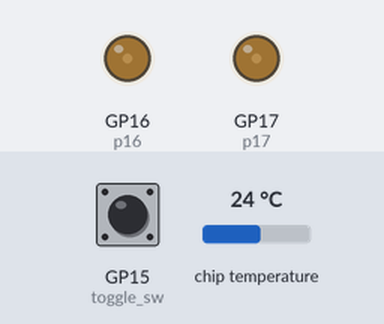
Simulated run of this program. Board: Raspberry Pi Pico running MicroPython. On the bench: output pins drawn as LEDs (lit = HIGH). The test bench sets the inputs (shaded band); at power-on: chip temperature 24 °C, GP15 (toggle_sw) LOW. What the program prints to the serial console is not drawn.

Above: at 1.2 s.
1.3 s: chip temperature set to 22 °C
At 2.5 s:
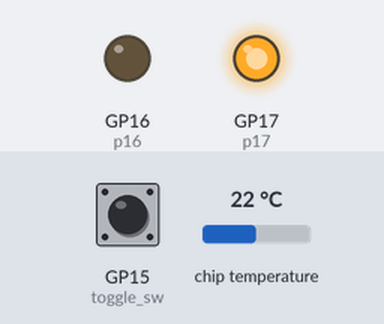
2.8 s: chip temperature set to 34 °C
At 3.8 s:
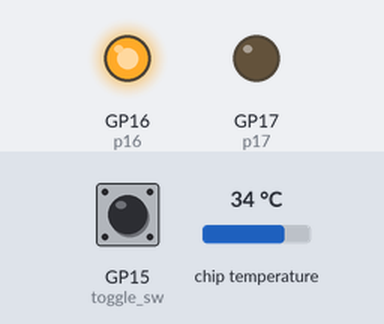
4.3 s: chip temperature set to 30 °C
At 5.0 s:
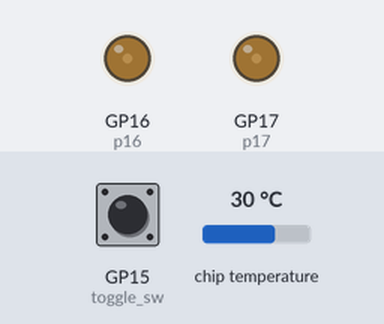
5.8 s: chip temperature set to 1 °C
At 6.2 s:
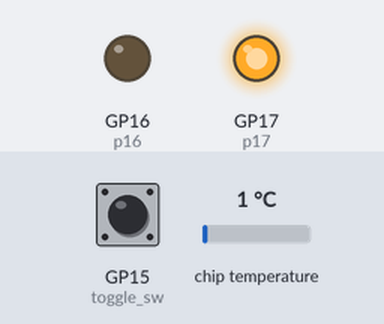
Timing chart, 0 to 8.3 s (numbered marks = the images above; inputs shaded):
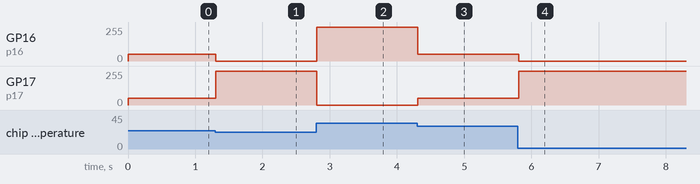

Measured:
- the behaviour switches between 24 and 23 °C on chip temperature (found by bisection; images 0 and 1)
- the behaviour switches between 32 and 31 °C on chip temperature (found by bisection; images 2 and 3)
- after the input at 1.3 s, GP16 (p16): 50/255 → 0/255 at once; GP17 (p17): 50/255 → 255/255 at once
- after the input at 2.8 s, GP16 (p16): 0/255 → 255/255 at once; GP17 (p17): 255/255 → 0/255 at once
- after the input at 4.3 s, GP16 (p16): 255/255 → 50/255 at once; GP17 (p17): 0/255 → 50/255 at once
- after the input at 5.8 s, GP16 (p16): 50/255 → 0/255 at once; GP17 (p17): 50/255 → 255/255 at once

The program:

main.py
```python
#### TEMPERATURE LAMP MAIN CODE

from machine import Pin, PWM, ADC
from utime import sleep

#if kat needs to go outside to water her garden and pull weeds, there is an override switch
#use interrupts :) if switch is OFF, program runs as intended, if switch is ON,
#use interrupt handler until switch is back ON
def toggle_toggled(pin):
    global toggle_sw_state
    toggle_sw.irq(handler=None)
    sleep(.1)

    if (toggle_sw.value() == 1) and (toggle_sw_state == 0):
        toggle_sw_state = 1 #switch ON

    elif (toggle_sw.value() == 0) and (toggle_sw_state == 1):
        while toggle_sw.value() == 0: #while the switch is in the OFF position
            toggle_sw_state = 0 #switch OFF
            pwm17.duty_u16(65535)
            pwm16.duty_u16(0)

    toggle_sw.irq(handler=toggle_toggled)


def convert_temp(reading):
    voltage = reading * 3.3 / 65535 # 16-bit resolution on ADC
    celsius = 27 - (voltage - 0.706)/0.001721 # 27C = 0.706V, +1 degree = 1.721mV
    return(celsius)

# initialize variables

# create objects for LEDs
p16 = Pin(16, Pin.OUT)
pwm16 = PWM
pwm16 = PWM(p16)
pwm16.freq(1000)
pwm16.duty_u16(0)

p17 = Pin(17, Pin.OUT)
pwm17 = PWM
pwm17 = PWM(p17)
pwm17.freq(1000)
pwm17.duty_u16(0)

#create objects for irl switch
toggle_sw = Pin(15, Pin.IN, Pin.PULL_DOWN)
toggle_sw.irq(trigger=Pin.IRQ_RISING | Pin.IRQ_FALLING, handler=toggle_toggled)

#maybe fade between LEDs?
toggle_sw_state = toggle_sw.value()
print("toggle switch state:", toggle_sw_state)

### Ready, Set, Go!
temp = ADC(4)

while True:
    #if temp outside is more than 32C, (gross) the red LED comes on.
    if (convert_temp(temp.read_u16()) > 32.00): #far too warm
        pwm16.duty_u16(65535)
        pwm17.duty_u16(0)
    elif (convert_temp(temp.read_u16()) < 32.00 and convert_temp(temp.read_u16()) > 24.00): #getting there!
        pwm16.duty_u16(12767)
        pwm17.duty_u16(12767)
    #if temp outside is less than 24C, the green LED comes on.
    elif (convert_temp(temp.read_u16()) <= 24.00): #just right
        pwm16.duty_u16(0)
        pwm17.duty_u16(65535)

    sleep(.1)
```
